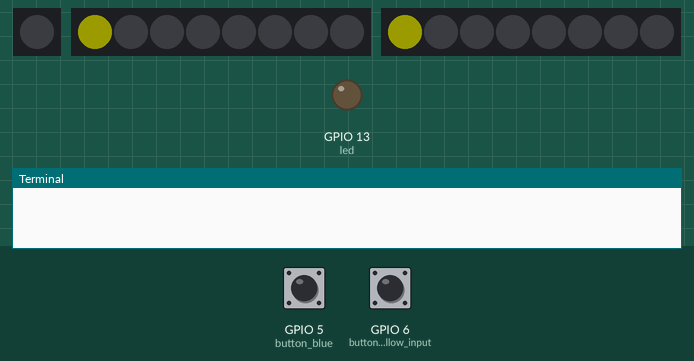
A program run on a simulated Raspberry Pi (BCM pin numbers). On the bench: 1 RGB LEDs in strip order, left to right, 2 × 8 RGB LEDs in strip order, left to right, output pins drawn as LEDs (lit = HIGH), the last lines printed to the terminal. The inputs (shaded band) are chosen by the test bench; at power-on: GPIO 6 (button_yellow_input) HIGH, GPIO 5 (button_blue) HIGH. Dim RGB values are drawn brighter than linear.

Above: at 1.2 s.
1.3 s: GPIO 6 (button_yellow_input) pulled LOW for 0.15 s
At 1.4 s:
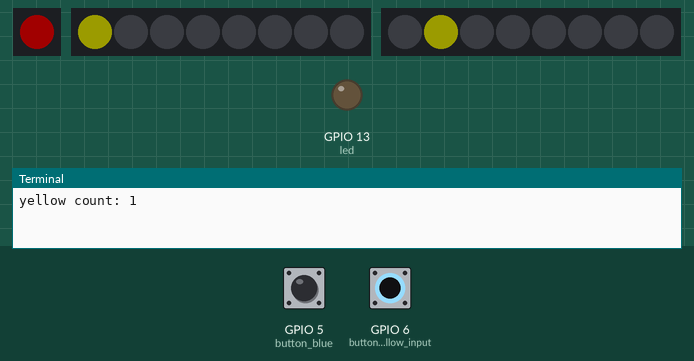
2.9 s: GPIO 6 (button_yellow_input) pulled LOW for 1 s
At 5.2 s:
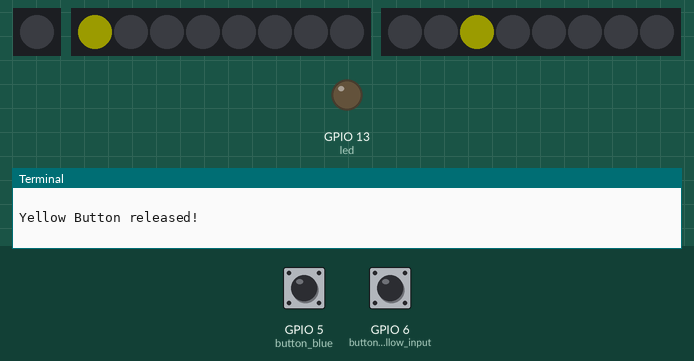
Timing chart, 0 to 6.7 s (numbered marks = the images above; inputs shaded):
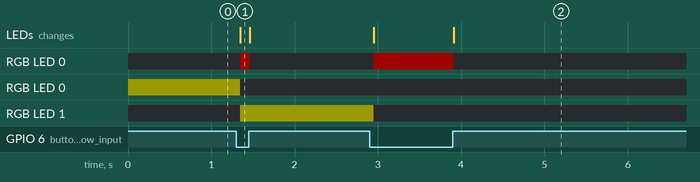

Measured:
- after the input at 1.3 s, RGB LED 0: off → RGB(34, 0, 0) after 0.05 s, → off 0.11 s later; RGB LED 0: RGB(27, 27, 0) → off after 0.05 s; RGB LED 1: off → RGB(27, 27, 0) after 0.05 s; the LEDs: change after 0.05 s (image 1)
- after the input at 2.9 s, RGB LED 0: off → RGB(34, 0, 0) after 0.05 s, → off 0.96 s later; RGB LED 1: RGB(27, 27, 0) → off after 0.05 s; the LEDs: first change after 0.05 s (image 2 shows a later state)

The program:

debouncer_circuitPython.py
```python
"""
From Adafruit youtube video:
https://www.youtube.com/watch?v=ktlRv83UvjY
"""
import board
from digitalio import DigitalInOut, Direction, Pull
from adafruit_debouncer import Debouncer
import neopixel

count_blue = 0
count_yellow = 0

RED = 0xAA0000
BLUE = 0x0000AA
YELLOW = 0x888800
BLACK = 0x000000

led = DigitalInOut(board.D13)
led.direction = Direction.OUTPUT

pixel = neopixel.NeoPixel(board.NEOPIXEL, 1, brightness=0.2)
pixel[0] = BLACK

strip_blue = neopixel.NeoPixel(board.D8, 8, brightness=0.2, auto_write=False)
strip_yellow = neopixel.NeoPixel(board.D9, 8, brightness=0.2, auto_write=False)

strip_blue.fill(BLACK)
strip_blue[0] = YELLOW
strip_blue.show()

strip_yellow.fill(BLACK)
strip_yellow[0] = YELLOW
strip_yellow.show()

button_blue = DigitalInOut(board.D5)
button_blue.pull = Pull.UP

button_yellow_input = DigitalInOut(board.D6)
button_yellow_input.pull = Pull.UP
button_yellow = Debouncer(button_yellow_input)

while True:
    # Blue button
    led.value = not button_blue.value
    if not button_blue.value:
        count_blue += 1
        print(f'Blue count: {count_blue % 8}\n')
        strip_blue.fill(BLACK)
        strip_blue[count % 8] = BLUE
        strip_blue.show()

    # Yellow button
    button_yellow.update()
    if button_yellow.fell:
        count_yellow += 1
        print(f'yellow count: {count_yellow % 8}\n')
        pixel[0] = RED
        strip_yellow.fill(BLACK)
        strip_yellow[count_yellow % 8] = YELLOW
        strip_yellow.show()

    if button_yellow.rose:
        print('Yellow Button released!\n')
        pixel[0] = BLACK
```
